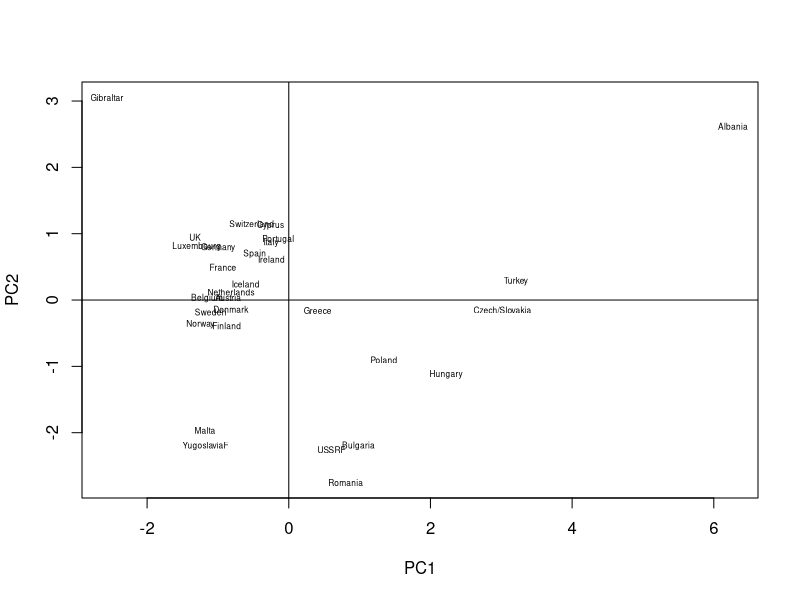

Write the R code that produced this figure.
# Exemplo 3

# limpando o ambiente
rm(list = ls())

# carregando os pacotes necessários

euroemp <- read.csv("Euroemp.csv",header=TRUE, row.names=1)
attach(euroemp) # anexando as variáveis no ambiente do R
# Correlações entre os nove grupos de indústrias
cor(euroemp[-1])

# realizando a análise de componentes principais a partir da função "prcomp"
euroemp_pca <- prcomp(euroemp[,-1],scale=TRUE)
summary(euroemp_pca) # apresentando os resultados

# Calculando uma tabela contendo os autovalores e as pocentagens de variação explicadas
(eigen_euroemp <- euroemp_pca$sdev^2)            # Eigenvalues are the sdev^2
names(eigen_euroemp) <- paste("PC",1:9,sep="")
eigen_euroemp
sumlambdas <- sum(eigen_euroemp)
propvar <- eigen_euroemp/sumlambdas
cumvar_euroemp <- cumsum(propvar)
matlambdas <- rbind(eigen_euroemp,propvar,cumvar_euroemp)
rownames(matlambdas) <- c("Eigenvalues","Prop. variance","Cum. prop. variance")
# Apresentando a tabela com os autovalores e suas respectivas contribuições para a variância total. 
round(matlambdas,4)

# apresentando os autovetores
euroemp_pca$rotation

# The print method below is the same as  euroemp_pca$sdev and 
# euroemp_pca$rotation printed together
print(euroemp_pca)     # apresentando os XX 
# escores amostrais para os componentes
euroemp_pca$x

# Identificando os escores por país
eurotyp_pca <- data.frame(euroemp_pca$x)
eurotyp_pca

# realizando o gráfico dos escores para o primeiro e segundo componente
# This plot is similar to Figure 6.2
plot(eurotyp_pca$PC1, eurotyp_pca$PC2, type="n", 
     xlab="PC1", ylab="PC2", main="")
text(eurotyp_pca$PC1, eurotyp_pca$PC2,labels=rownames(euroemp), cex=0.5)
abline(h=0)
abline(v=0)
#
detach(euroemp)
# End of script